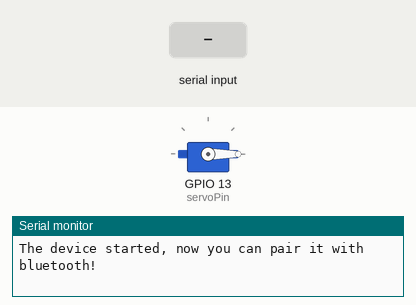
Recording of a sketch running on a simulated ESP32. On the bench: servo, the last lines printed to the serial monitor. Inputs (shaded band) come from the test bench. Nothing arrives over Bluetooth unless stated.

Above: at 1.2 s.
1.3 s: "2" received over the second serial link
At 2.3 s:
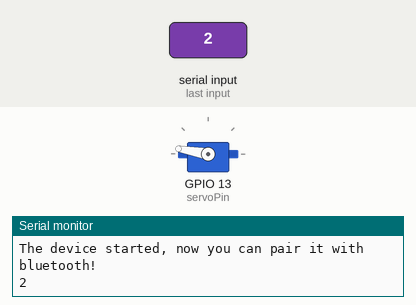
2.9 s: "3" received over the second serial link
At 3.5 s:
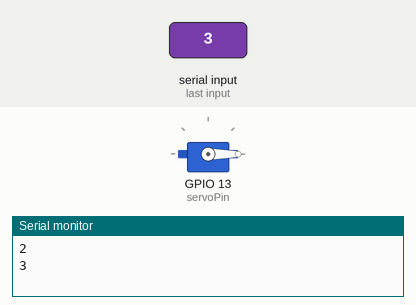
Timing chart, 0 to 5.9 s (numbered marks = the images above; inputs shaded):
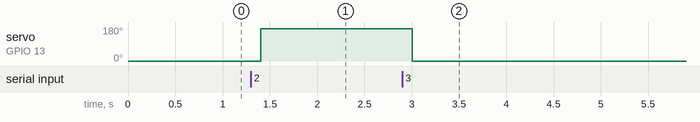

The sketch:

servo.ino
```cpp
#include <Servo.h>
#include "BluetoothSerial.h"

#if !defined(CONFIG_BT_ENABLED) || !defined(CONFIG_BLUEDROID_ENABLED)
#error Bluetooth is not enabled! Please run `make menuconfig` to and enable it
#endif

#define servoPin 13

BluetoothSerial SerialBT;
Servo myServo;

void setup() {
  Serial.begin(115200); //监听软串口
  SerialBT.begin("ESP32"); //Bluetooth device name
  Serial.println("The device started, now you can pair it with bluetooth!");
  myServo.attach(servoPin); //舵机控制
  myServo.write(0);
//  delay(10000);
}

void loop() {

  if (Serial.available()) {
    SerialBT.write(Serial.read());
  }
  /*
  if (SerialBT.available()) {
    Serial.write(SerialBT.read());
  }
  */
  while(SerialBT.available()){
    char c;
    c = SerialBT.read();  //读取串口数据
    Serial.println(c);
    switch(c)
    {
      case '1':servo_init();
      break;
      case '2':open_the_door();
      break;
      case '3':close_the_door();
    }
  }
    /*
    while(Serial.available()){
    char c;
    c = Serial.read();  //读取串口数据
    Serial.println(c);
    switch(c)
    {
      case '1':servo_init();
      break;
      case '2':open_the_door();
      break;
      case '3':close_the_door();
    }
  }*/
  delay(200);


}


void open_the_door()  //舵机开门
{
  myServo.write(170);
}
void close_the_door()  //舵机关门
{
  myServo.write(0);
}
void servo_init()  //舵机初始化
{
  myServo.write(10);
}
```

Measured:
- after the input at 1.3 s, servo on GPIO 13 (servoPin): 0° → 170° after 0.10 s
- after the input at 2.9 s, servo on GPIO 13 (servoPin): 170° → 0° after 0.10 s
